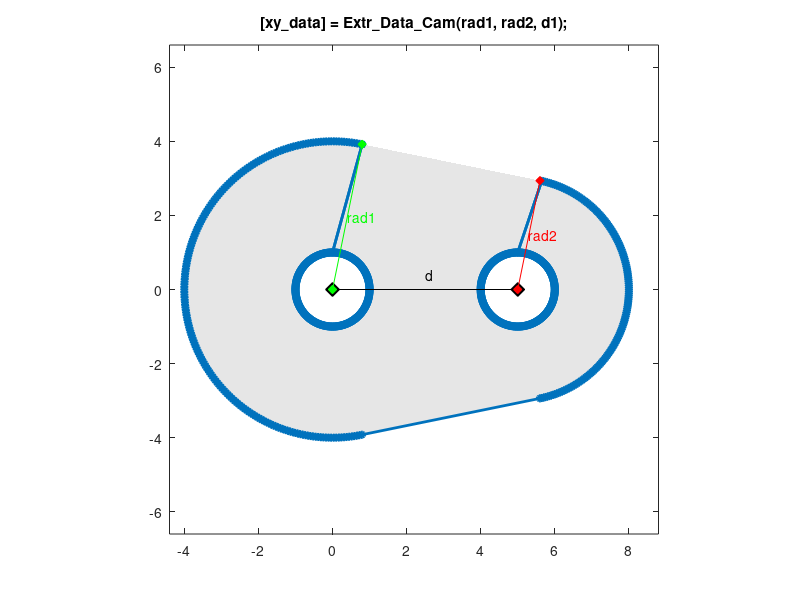

Recreate this plot in MATLAB.
function [xy_data] = Extr_Data_Cam_Circles(rad1, rad2, d, radh1, radh2, varargin)
%Extr_Data_Cam_Circles Produce extrusion data for a cam formed from two circles.
%   [xy_data] = Extr_Data_Cam_Circles(rad1, rad2, d, radh1, radh2)
%   This function returns x-y data for a cam formed from two circles
%   that are connected by lines tangent to the circles.
%
%   You can specify:
%       Radius, circle 1                       rad1
%       Radius, circle 2                       rad2
%       Distance between circle centers	d
%       Radius of hole at center of circle 1   radh1
%       Radius of hole at center of circle 2   radh2
%
%   To see a plot showing parameter values, enter the name
%   of the function with no arguments
%   >> Extr_Data_Cam_Circles
%
%   To see a plot created with your parameter values,
%   add 'plot' as the final argument
%   >> Extr_Data_Cam_Circles(4,3,5,1,0,'plot')

% Copyright 2012-2021 The MathWorks, Inc.

% Default data to show diagram
if (nargin == 0)
    rad1 = 4;
    rad2 = 3;
    d = 5;
    radh1 = 1;
    radh2 = 1; 
end

% Check if plot should be produced
if (isempty(varargin))
    showplot = 'n';
else
    showplot = varargin;
end

% Calculate angle for external tangent
theta1 = acos((rad1-rad2)/d)*180/pi;

% Start circle at 90 degrees to avoid self-intersecting polygons
theta_cir = [90:1:360+90]'*pi/180;
unit_cir = [cos(theta_cir), sin(theta_cir)];

% Calculate extrusion data
% Arc for rad1
theta_r1 = [(theta1:1:360-theta1)]'*pi/180;
unit_arc = [cos(theta_r1), sin(theta_r1)];
xy_data1 = [rad1 * unit_arc];
if(radh1>0)
    % Circle for radh1
    xy_data1 = [xy_data1(1,:);radh1 * flipud(unit_cir);xy_data1];
end

% Arc for rad2
theta_r2 = [(-theta1:1:theta1)]'*pi/180;
unit_arc = [cos(theta_r2), sin(theta_r2)];
xy_data2 = [rad2 * unit_arc]+repmat([d 0],size(unit_arc,1),1);
if(radh2>0)
    % Circle for radh2
    xy_data2 = [xy_data2;radh2 * flipud(unit_cir)+repmat([d 0],size(unit_cir,1),1);xy_data2(end,:)];
end

xy_data = [xy_data1;xy_data2];

% Plot diagram to show parameters and extrusion
if (nargin == 0 || strcmpi(showplot,'plot'))
    
    % Figure name
    figString = ['h1_' mfilename];
    % Only create a figure if no figure exists
    figExist = 0;
    fig_hExist = evalin('base',['exist(''' figString ''')']);
    if (fig_hExist)
        figExist = evalin('base',['ishandle(' figString ') && strcmp(get(' figString ', ''type''), ''figure'')']);
    end
    if ~figExist
        fig_h = figure('Name',figString);
        assignin('base',figString,fig_h);
    else
        fig_h = evalin('base',figString);
    end
    figure(fig_h)
    clf(fig_h)
    
    % Plot extrusion data
    patch(xy_data(:,1),xy_data(:,2),[1 1 1]*0.90,'EdgeColor','none');
    hold on
    plot(xy_data(:,1),xy_data(:,2),'-','Marker','o','MarkerSize',4,'LineWidth',2);
    axis('square');
    axis([-rad1 d+rad2 [-1 1]*(rad1+d+rad2)/2]*1.1);
    
    % Show parameters
    hold on
    plot([0 d],[0 0],'k-d','MarkerFaceColor','k','MarkerSize',10);
    text(d/2,0.1*max(rad1,rad2),'d');
    
    plot([d d+rad2*cos(theta1*pi/180)],[0 rad2*sin(theta1*pi/180)],'r-d','MarkerFaceColor','r');
    text(d+rad2*cos(theta1*pi/180)/2,rad2*sin(theta1*pi/180)/2,'{\color{red}rad2}');
    
    plot([0 rad1*cos(theta1*pi/180)],[0 rad1*sin(theta1*pi/180)],'g-d','MarkerFaceColor','g');
    text(rad1*cos(theta1*pi/180)/2,rad1*sin(theta1*pi/180)/2,'{\color{green}rad1}');
    
    title(['[xy\_data] = Extr\_Data\_Cam(rad1, rad2, d1);']);
    hold off
    box on
    clear xy_data
end
